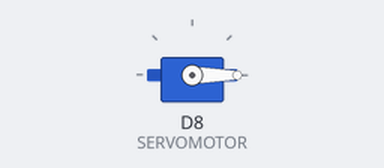
Simulated run of this sketch. Board: ESP8266 (NodeMCU). Shown: servo.

Above: at 0.0 s.
At 0.75 s:
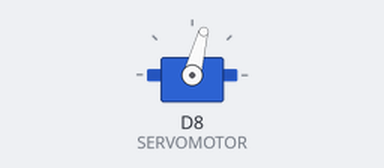
At 1.65 s:
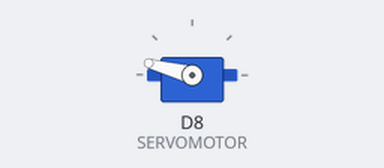
At 3.45 s:
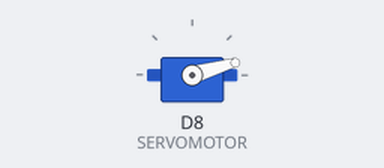
Timing chart, 0 to 5.1 s (numbered marks = the images above):
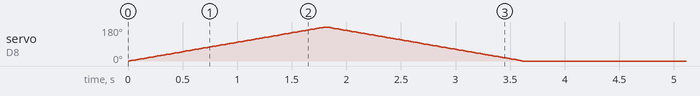

Measured:
- by itself, servo on D8 (SERVOMOTOR): rises from 0° to 180° in 1.8 s, then falls to 0° in 1.8 s

The sketch:

servo.ino
```cpp
/*
 *  servo.ino - @aditya_rao
 *  Servo testing module, if you have trouble with your Servos you can use this program
 *  This program is also to reset the servos back to ANGLE 0 before you screw in the arms
 */

#include <ESP8266WiFi.h>
#include <Servo.h>

Servo myservo;  // create servo object to control a servo

#define SERVOMOTOR D8

int angle = 0;

bool once = false;

void setup()
{

  myservo.attach(SERVOMOTOR);

  myservo.write(angle);
}

 // Rotate the servo once 180 and rotate back 180.
void loop()
{
  int i;

  if(!once) {
    for(i = 0; i <= 180; i++) {
      myservo.write(i);
      delay(10);
    }


    for(i = 180; i > 0; i--) {
      myservo.write(i);
      delay(10);
    }

    myservo.write(0);

  }

  once = true;

}
```
